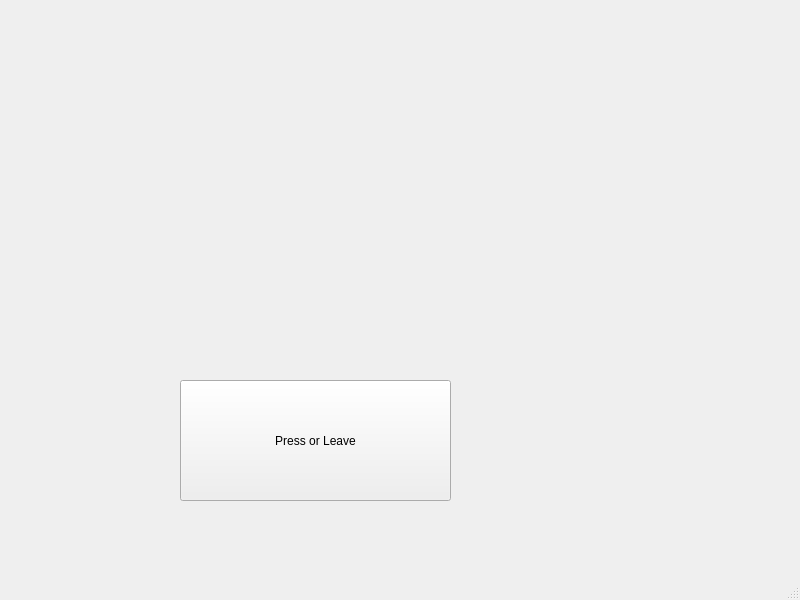
<?xml version="1.0" encoding="UTF-8"?>
<ui version="4.0">
 <class>MainWindow</class>
 <widget class="QMainWindow" name="MainWindow">
  <property name="geometry">
   <rect>
    <x>0</x>
    <y>0</y>
    <width>800</width>
    <height>600</height>
   </rect>
  </property>
  <property name="windowTitle">
   <string>MainWindow</string>
  </property>
  <widget class="QWidget" name="centralwidget">
   <widget class="QPushButton" name="pushButton">
    <property name="geometry">
     <rect>
      <x>180</x>
      <y>380</y>
      <width>271</width>
      <height>121</height>
     </rect>
    </property>
    <property name="text">
     <string>Press or Leave</string>
    </property>
   </widget>
  </widget>
  <widget class="QMenuBar" name="menubar">
   <property name="geometry">
    <rect>
     <x>0</x>
     <y>0</y>
     <width>800</width>
     <height>22</height>
    </rect>
   </property>
  </widget>
  <widget class="QStatusBar" name="statusbar"/>
 </widget>
 <resources/>
 <connections/>
</ui>
